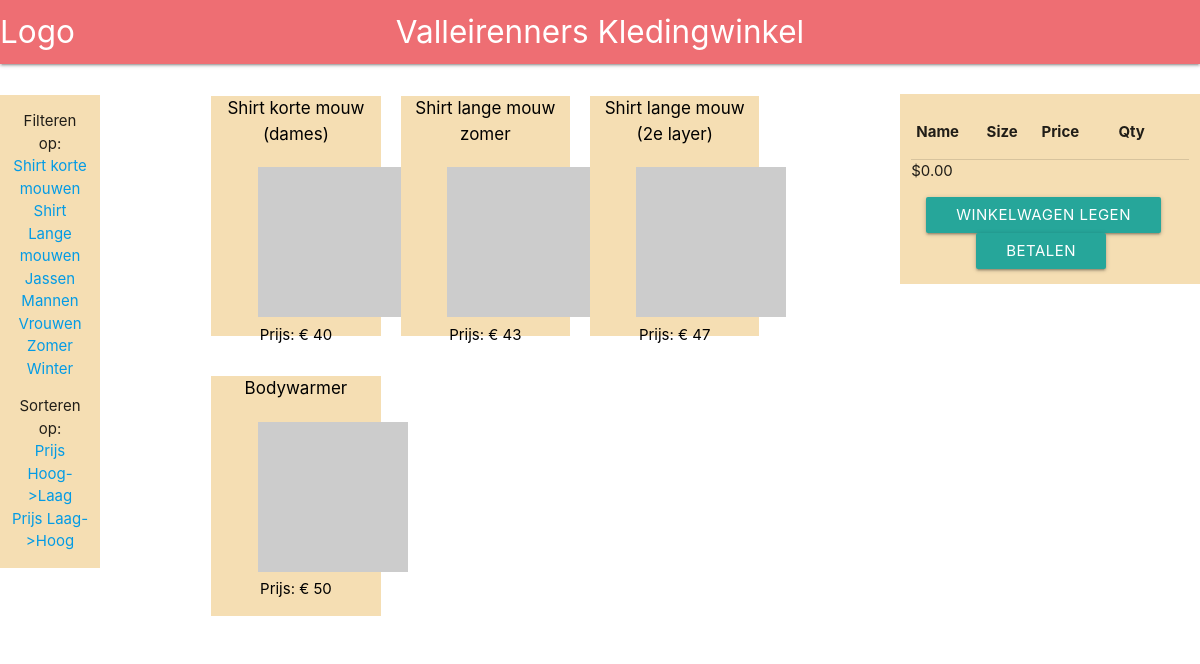
Screenshot of /shop/shop.php?gender=Vrouw with the database file from the repository.
### tables this page shows
CREATE TABLE `producten` (
  `id` int(11) NOT NULL,
  `artikelcode` varchar(255) NOT NULL,
  `naam` varchar(255) NOT NULL,
  `omschrijving` text NOT NULL,
  `verkoopprijs` double NOT NULL,
  `categorie` int(11) NOT NULL,
  `gender` int(11) NOT NULL,
  `isbundel` tinyint(1) NOT NULL DEFAULT '0'
);

### database/products.php (the view, shortened to what this page needs)
<?php
function handleFilter()
{
	$query = "SELECT * FROM producten ";
	if(isset($_GET['gender']))
	{
		if($_GET['gender'] == "Vrouw")
		{
			$totalQuery = $query . "WHERE gender = 2 OR gender = 3";
			return $totalQuery;
		}
	}
}
function getProducts()
{
	$query = handleFilter();
	$selectedProduct = 'false';
	$connection = connect();
	$stmt = $connection->prepare($query);
	$stmt->execute();
	$producten = [];
	while($row = $stmt->fetch(PDO::FETCH_ASSOC))
	{
		$id = $row['id'];
		$naam = $row['naam'];
		$prijs = $row['verkoopprijs'];
		$disc = $row['omschrijving'];
		$code = $row['artikelcode'];
		$product = array($naam, $disc, $prijs, $id, $code);
		array_push($producten, $product);
	}
	if($selectedProduct != 'true')
	{
		foreach ($producten as $value)
		{
			?>
			<a class="product" href="shop.php?product=<?=$value[3]?>">
				<div class="col s3 item">
				<div class="row naam">
					<span class="naam" style="text-align: center;"><?=$value[0]?></span>
				</div>
					<img class="foto" src="http://via.placeholder.com/150x150" alt="Product Foto">
				<div class="row prijs">
					<span class="prijs">Prijs: € <?=$value[2]?></span>
				</div>
			</div>
			</a>
			<?php
		}
	}
}
			?>

### shop/shop.css (style rules this page uses)
a { color: black; }
.item { height: 240px; max-width: 240px; background-color: wheat; margin: 20px; }
.naam { font-size: 17px; text-align: center; }
.prijs { font-size: 15px; text-align: center; }
.foto { margin-left: 35px; }
.product { color: black; }

### rows the page displays
producten: naam "Shirt korte mouw (dames)", verkoopprijs "40"
producten: naam "Shirt lange mouw zomer", verkoopprijs "43"
producten: naam "Shirt lange mouw (2e layer)", verkoopprijs "47"
producten: naam "Bodywarmer", verkoopprijs "50"
